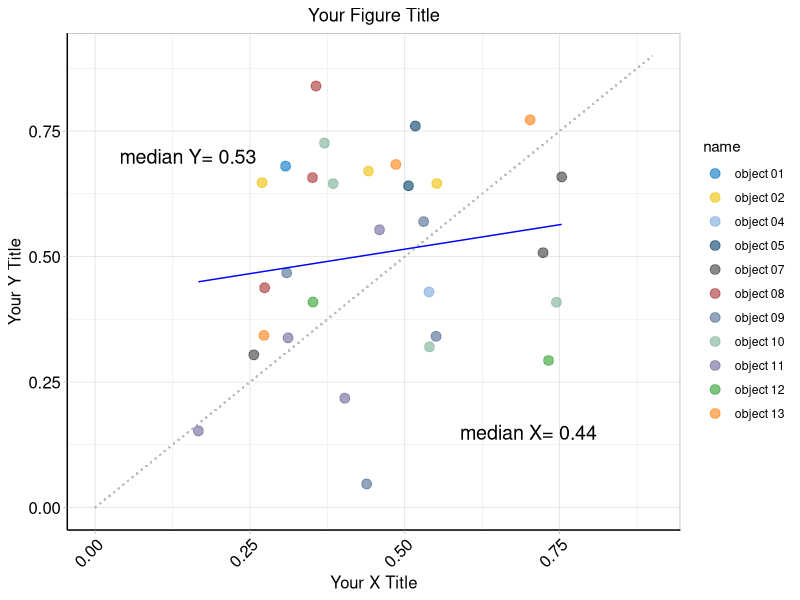
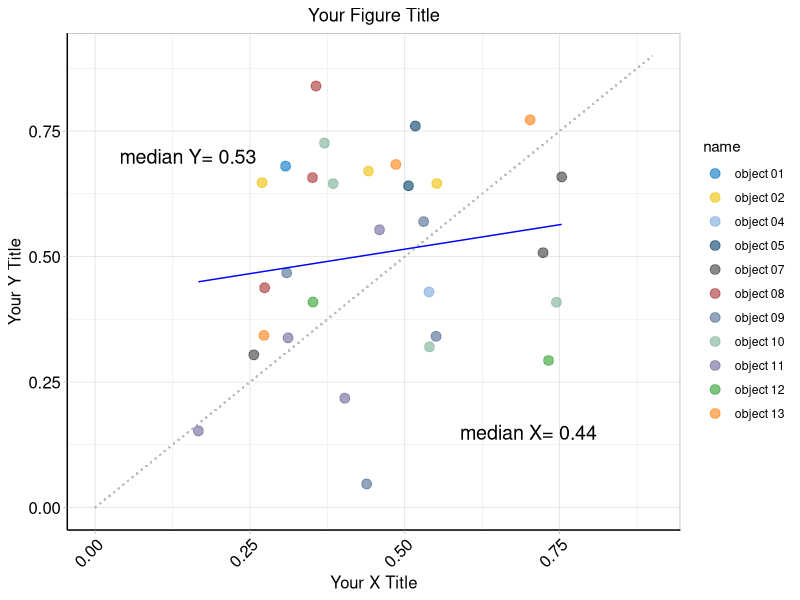

The R source for these figures, in order:
## name: scatter_plot.r

library(ggplot2)

# these three palettes were copied from here:
# https://github.com/road2stat/ggsci/blob/master/data-raw/data-generator.R
p_jama=c(
  'Limed Spruce' = '#374E55', 'Anzac'         = '#DF8F44',
  'Cerulean'     = '#00A1D5', 'Apple Blossom' = '#B24745',
  'Acapulco'     = '#79AF97', 'Kimberly'      = '#6A6599',
  'Makara'       = '#80796B')
p_jco=c(
  'Lochmara' = '#0073C2', 'Corn'         = '#EFC000',
  'Gray'     = '#868686', 'ChestnutRose' = '#CD534C',
  'Danube'   = '#7AA6DC', 'RegalBlue'    = '#003C67',
  'Olive'    = '#8F7700', 'MineShaft'    = '#3B3B3B',
  'WellRead' = '#A73030', 'KashmirBlue'  = '#4A6990')
p_d3=c(
  'Matisse'      = '#1F77B4', 'Flamenco'     = '#FF7F0E',
  'ForestGreen'  = '#2CA02C', 'Punch'        = '#D62728',
  'Wisteria'     = '#9467BD', 'SpicyMix'     = '#8C564B',
  'Orchid'       = '#E377C2', 'Gray'         = '#7F7F7F',
  'KeyLimePie'   = '#BCBD22', 'Java'         = '#17BECF',
  'Spindle'      = '#AEC7E8', 'MaC'          = '#FFBB78',
  'Feijoa'       = '#98DF8A', 'MonaLisa'     = '#FF9896',
  'LavenderGray' = '#C5B0D5', 'Quicksand'    = '#C49C94',
  'Chantilly'    = '#F7B6D2', 'Silver'       = '#C7C7C7',
  'Deco'         = '#DBDB8D', 'RegentStBlue' = '#9EDAE5')

# customize the color palette
the_palette=c(p_jco[-3],p_jama[5:6],p_d3[3:2])
names(the_palette)=paste0("object ", sprintf("%02d",1:13))

# generate a data frame with three columns: x, y, name (e.g. cell line)
set.seed(3.14)
dat=data.frame(x=rnorm(n=30,mean=0.5,sd=0.2),y=rnorm(30,0.5,0.2), # rnorm to generate some random numbers
    name=sort(names(the_palette)[sample(13,30,replace=T)]))
# dat looks like this:
#           x          y      name
#1  0.3076133 0.68012495 object 02
#2  0.4414949 0.67035409 object 02
#3  0.5517576 0.64554303 object 03
#4  0.2695736 0.64730043 object 03
#5  0.5391566 0.42957408 object 03
#6  0.5060248 0.64110310 object 04

# save your plot in p1
p1=ggplot(dat, aes(x,y,color=name)) + # use column "name" to color 
    geom_segment(aes(x = 0.0, y = 0.0, xend = 0.9, yend = 0.9), colour = "grey", linetype=3) + # draw a line
    geom_point(size=3,pch=19,alpha=0.6) + # pch controls plot symbols; alpha controls the transparency
    scale_colour_manual(values=the_palette) + # use the customized palette
    geom_smooth(method="lm", size=0.5, colour='blue', se=F) + # draw a regression line
    theme_light() + # light background
    ylim(0.0,0.9) + # set y limit
    xlim(0.0,0.9) + # set x limit
    theme(axis.line.x = element_line(color="black", size=0.5)) + # customize the font of y-axis (you can use the default)
    theme(axis.line.y = element_line(color="black", size=0.5)) +
    theme(axis.title.x = element_text(colour="black", size=12)) +
    theme(axis.title.y = element_text(colour="black", size=12)) +
    theme(axis.text.x = element_text(colour="black",size=12, angle=45, hjust=1)) + # rotate x-axis label by 45 degree
    theme(axis.text.y = element_text(colour="black",size=12)) +
    theme(plot.title = element_text(hjust = 0.5)) + # hjust=0.5 set the title in the center
    labs(x='Your X Title',y='Your Y Title',title='Your Figure Title') + # customize titles
    annotate("text", x = 0.15, y = 0.7, label=paste0("median Y= ",format(median(dat[,"y"]),digits=2)),size=5) + # add annotations
    annotate("text", x = 0.7, y = 0.15, label=paste0("median X= ",format(median(dat[,"x"]),digits=2)),size=5)
# have a look at p1
p1   

# save your plot (if your illustrator doesn't accept the pdf dots, add this "useDingbats=F")
pdf(file="figure/scatter_plot.pdf",width=10,height=8) # customize the size of the pdf
p1
dev.off()



